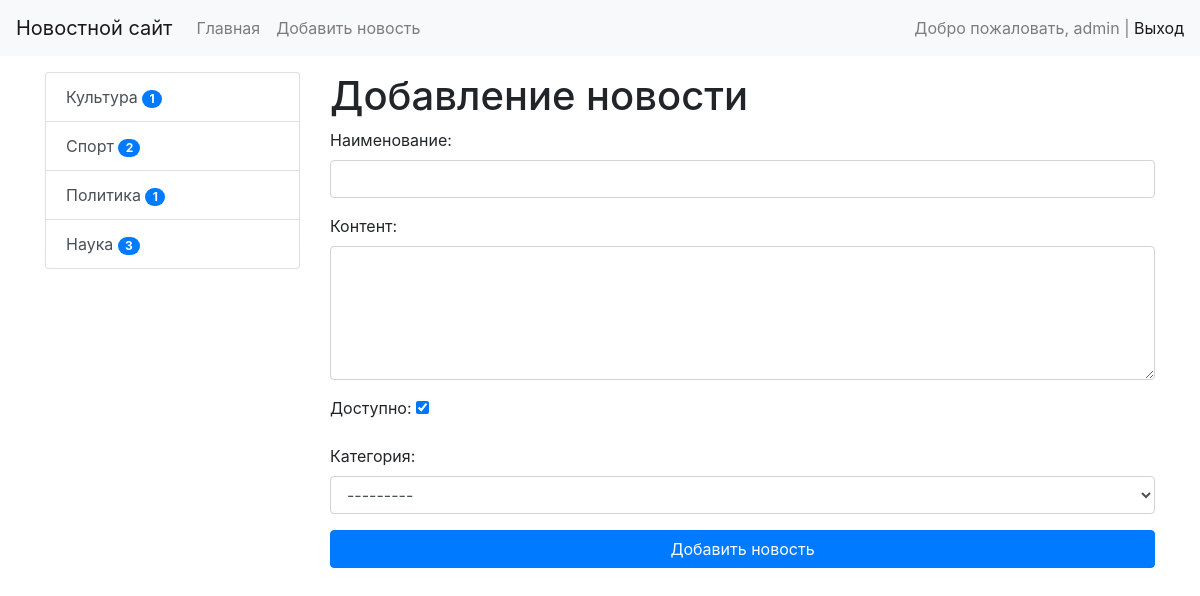
The app's page /news/add-news/ (signed in) with its own data.
### news/models.py (models this page shows)
class Category(models.Model):
    title = models.CharField(max_length=150, db_index=True, verbose_name='Наименование категории')
    def get_absolute_url(self):
        return reverse('category', kwargs={'category_id': self.pk})
    def __str__(self):
        return self.title
    class Meta:
        verbose_name = 'Категория'
        verbose_name_plural = 'Категории'
        ordering = ['title']

### news/views.py (the view)
# urls.py: path('news/add-news/', CreateNews.as_view(), name='add_news'),
class CreateNews(LoginRequiredMixin, CreateView):
    form_class = NewsForm
    template_name = 'news/add_news.html'
    raise_exception = True

### news/forms.py (shortened to what this page needs)
class NewsForm(forms.ModelForm):
    class Meta:
        model = News
        fields = ['title', 'content', 'is_published', 'category']
        widgets = {
            'title': forms.TextInput(attrs={'class': 'form-control'}),
            'content': forms.Textarea(attrs={'class': 'form-control', 'rows': 5}),
            'category': forms.Select(attrs={'class': 'form-control'})
        }

### news/templatetags/news_tags.py (called while the page is built)
@register.inclusion_tag('news/list_categories.html')
def show_categories():
    categories = Category.objects.annotate(cnt=Count('news', filter=F('news__is_published'))).filter(cnt__gt=0)
    return {"categories": categories}

### news/templates/news/add_news.html (shortened to what this page needs)
{% extends 'base.html' %}
{% block sidebar %}
  {% include 'inc/_sidebar.html' %}
{% endblock %}
{% block content %}
<h1>Добавление новости</h1>
<form action="{% url 'add_news' %}" method="post">
  {{ form.as_p }}
  <button type="submit" class="btn btn-primary btn-block">Добавить новость</button>
</form>
{% endblock %}

### templates/inc/_nav.html (shortened to what this page needs)
<nav class="navbar navbar-expand-lg navbar-light bg-light">
  <a class="navbar-brand" href="{% url 'home' %}">Новостной сайт</a>
  <div class="collapse navbar-collapse" id="navbarSupportedContent">
      <ul class="navbar-nav mr-auto">
        <li class="nav-item"><a class="nav-link" href="{% url 'home' %}">Главная</a></li>
        {% if request.user.is_authenticated %}
        <li class="nav-item"><a class="nav-link" href="{% url 'add_news' %}">Добавить новость</a></li>
        {% endif %}
      </ul>
      <span class="navbar-text">
        {% if request.user.is_authenticated %}
        Добро пожаловать, {{ user.username }} | <a href="{% url 'logout' %}">Выход</a>
        {% else %}
        <a href="{% url 'register' %}">Register</a> | <a href="{% url 'login' %}">Login</a>
        {% endif %}
      </span>
    </div>
</nav>

### news/templates/news/list_categories.html
<div class="list-group">
  {% for item in categories %}
  <a href="{{ item.get_absolute_url }}" class="list-group-item list-group-item-action">{{ item.title }}  <span class="badge badge-primary badge-pill">{{ item.cnt }}</span></a>
  {% endfor %}
</div>

### records on screen
Category: title "Культура", cnt "1"
Category: title "Спорт", cnt "2"
Category: title "Политика", cnt "1"
Category: title "Наука", cnt "3"

### other values on screen
{{ user.username }} "admin"
